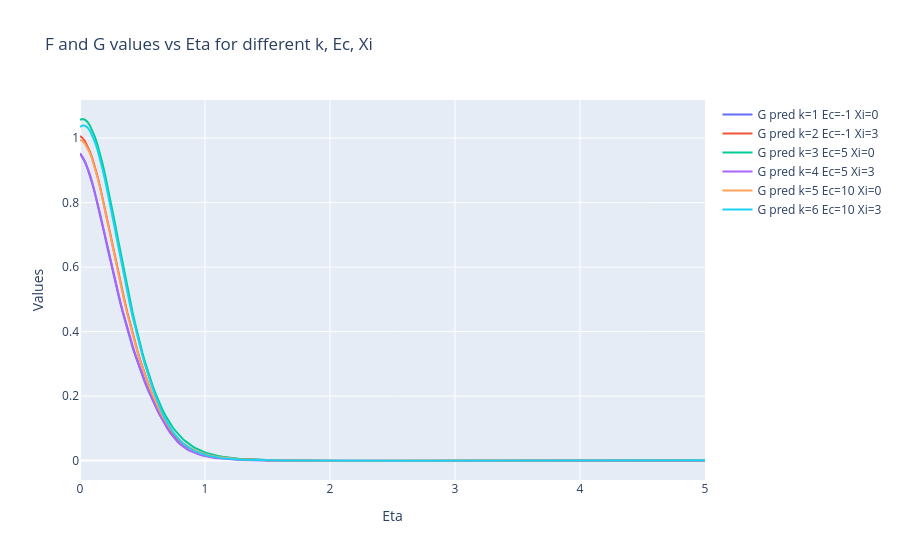

Write notebook code for a chart like this one.
### Code cell
#PLOT PLOTLY GRAPH FOR aCTUAL VALUES F1 to F12
import plotly.express as px
import plotly.graph_objects as go
fig = go.Figure()
for k in range(1,7):
    sub = df[df['k']==k].sort_values('Eta')
    ec, xi = G_map[int(k)]
    #fig.add_trace(go.Scatter(x=sub['Eta'], y=sub['Fval'], mode='lines+markers', name=f'F true k={int(k)} Ec={ec} Xi={xi}'))
    #fig.add_trace(go.Scatter(x=sub['Eta'], y=sub['p_Fval'], mode='lines+markers', name=f'F pred k={int(k)} Ec={ec} Xi={xi}'))
    #fig.add_trace(go.Scatter(x=sub['Eta'], y=sub['Gval'], mode='lines+markers', name=f'G true k={int(k)} Ec={ec} Xi={xi}'))
    fig.add_trace(go.Scatter(x=sub['Eta'], y=sub['p_Gval'], mode='lines', name=f'G pred k={int(k)} Ec={ec} Xi={xi}'))
fig.update_layout(title='F and G values vs Eta for different k, Ec, Xi', xaxis_title='Eta', yaxis_title='Values')
fig.write_html(os.path.join(OUT_DIR, "G_Pred_values_plotly.html"))
fig.show()

### Figure 1 — Plotly figure (JSON) as saved in the notebook; plotly's stock layout.template omitted (floating-point values rounded to 4 significant figures; data arrays with more than 128 entries replaced by an {"elided": "..."} marker saying what was removed)
{"data": [{"mode": "lines", "name": "G pred k=1 Ec=-1 Xi=0", "type": "scatter", "x": {"elided": "251 float values"}, "y": {"elided": "251 float values"}}, {"mode": "lines", "name": "G pred k=2 Ec=-1 Xi=3", "type": "scatter", "x": {"elided": "251 float values"}, "y": {"elided": "251 float values"}}, {"mode": "lines", "name": "G pred k=3 Ec=5 Xi=0", "type": "scatter", "x": {"elided": "251 float values"}, "y": {"elided": "251 float values"}}, {"mode": "lines", "name": "G pred k=4 Ec=5 Xi=3", "type": "scatter", "x": {"elided": "251 float values"}, "y": {"elided": "251 float values"}}, {"mode": "lines", "name": "G pred k=5 Ec=10 Xi=0", "type": "scatter", "x": {"elided": "251 float values"}, "y": {"elided": "251 float values"}}, {"mode": "lines", "name": "G pred k=6 Ec=10 Xi=3", "type": "scatter", "x": {"elided": "251 float values"}, "y": {"elided": "251 float values"}}], "layout": {"title": {"text": "F and G values vs Eta for different k, Ec, Xi"}, "xaxis": {"title": {"text": "Eta"}}, "yaxis": {"title": {"text": "Values"}}}}
